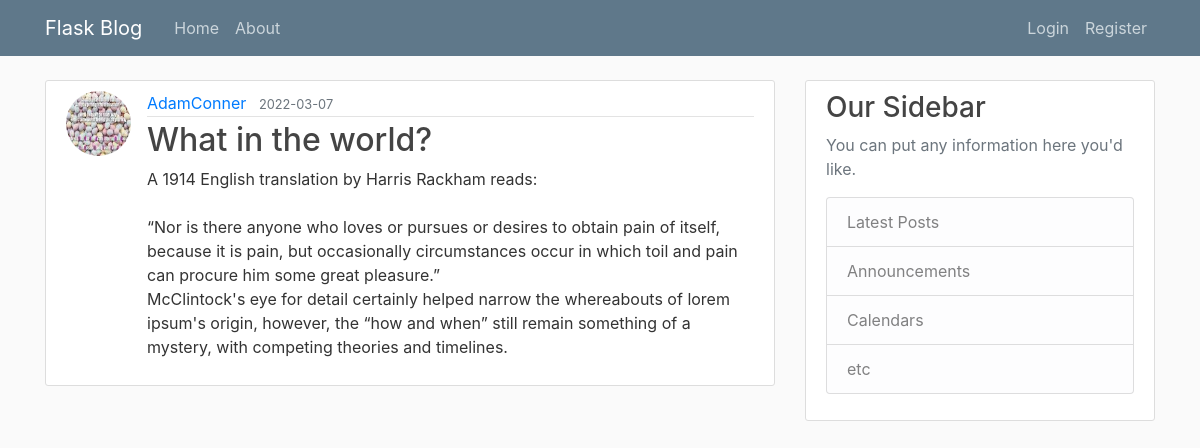
Screenshot of /post/2 with the database file from the repository.
### flaskblog/models.py (models this page shows, shortened)
class User(db.Model, UserMixin):
    id = db.Column(db.Integer, primary_key=True)
    username = db.Column(db.String(20), unique=True, nullable=False)
    email = db.Column(db.String(120), unique=True, nullable=False)
    image_file = db.Column(db.String(20), nullable=False, default='default.jpg')
    password = db.Column(db.String(60), nullable=False)
    posts = db.relationship('Post', backref='author', lazy=True)

class Post(db.Model):
    id = db.Column(db.Integer, primary_key=True)
    title = db.Column(db.String(100), nullable=False)
    date_posted = db.Column(db.DateTime, nullable=False, default=datetime.utcnow)
    content = db.Column(db.Text, nullable=False)
    user_id = db.Column(db.Integer, db.ForeignKey('user.id'), nullable=False)

### flaskblog/routes.py (the view)
@app.route("/post/<int:post_id>")
def post(post_id):
    post = Post.query.get_or_404(post_id)
    return render_template('post.html', title=post.title, post=post)

### flaskblog/templates/post.html (shortened to what this page needs)
{% extends "layout.html" %}
{% block content %}
    <article class="media content-section">
        <img class="rounded-circle article-img" src="{{ url_for('static', filename='profile_pics/' + post.author.image_file) }}">
        <div class="media-body">
        <div class="article-metadata">
            <a class="mr-2" href="{{url_for('user_posts', username=post.author.username)}}">{{ post.author.username }}</a>
            <small class="text-muted">{{ post.date_posted.strftime('%Y-%m-%d') }}</small>
        </div>
        <h2 class="article-ttile">{{ post.title }}</h2>
        <p class="article-content">{{ post.content }}</p>
        </div>
    </article>
{% endblock content %}

### flaskblog/static/main.css (style rules this page uses)
body { background: #fafafa; color: #333333; margin-top: 5rem; }
h1, h2, h3, h4, h5, h6 { color: #444444; }
.content-section { background: #ffffff; padding: 10px 20px; border: 1px solid #dddddd; border-radius: 3px; margin-bottom: 20px; }
.article-content { white-space: pre-line; }
.article-img { height: 65px; width: 65px; margin-right: 16px; }
.article-metadata { padding-bottom: 1px; margin-bottom: 4px; border-bottom: 1px solid #e3e3e3 }

### rows the page displays
User: image_file (picture), author.username "AdamConner"
Post: date_posted "2022-03-07", title "What in the world?", content "A 1914 English translation by Harris Rackham reads: “Nor is there anyone who loves or pursues or desires to obtain pain of itself, because it is pain, but occasionally circumstances occur in which toil and pain can procure him some great pleasure.” McClintock's eye for detail certainly helped narrow the whereabouts of lorem ipsum's origin, however, the “how and when” still remain something of a mystery, with competing theories and timelines."
